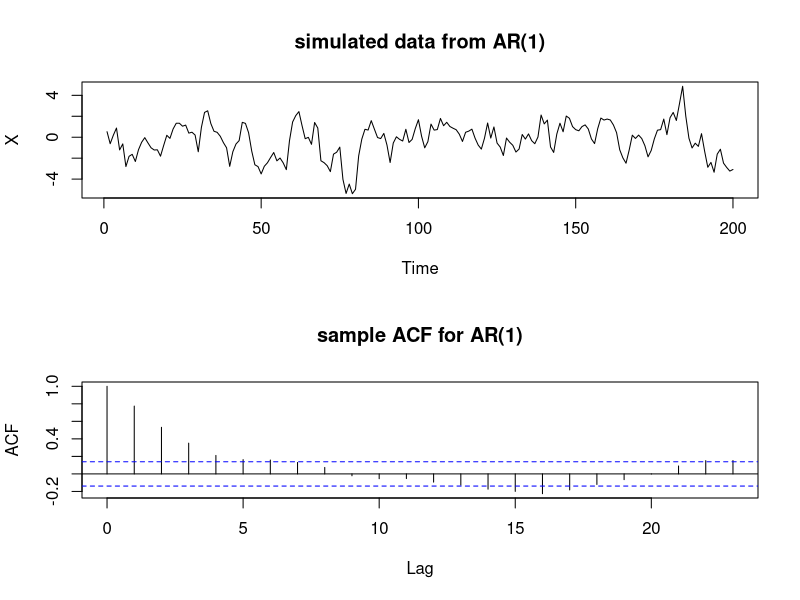
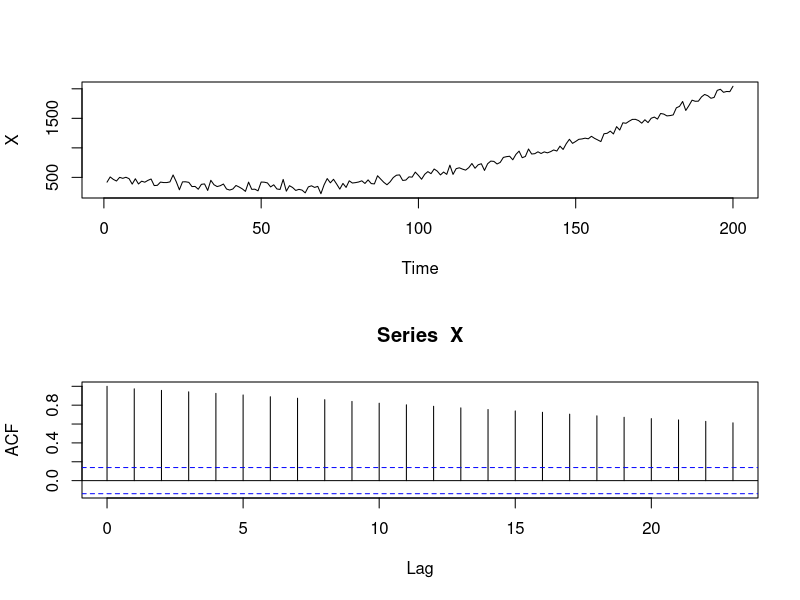
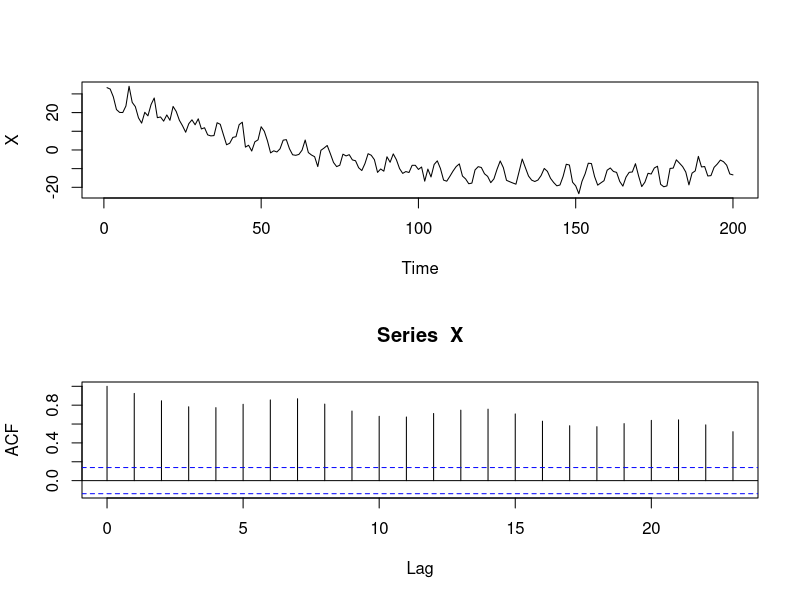
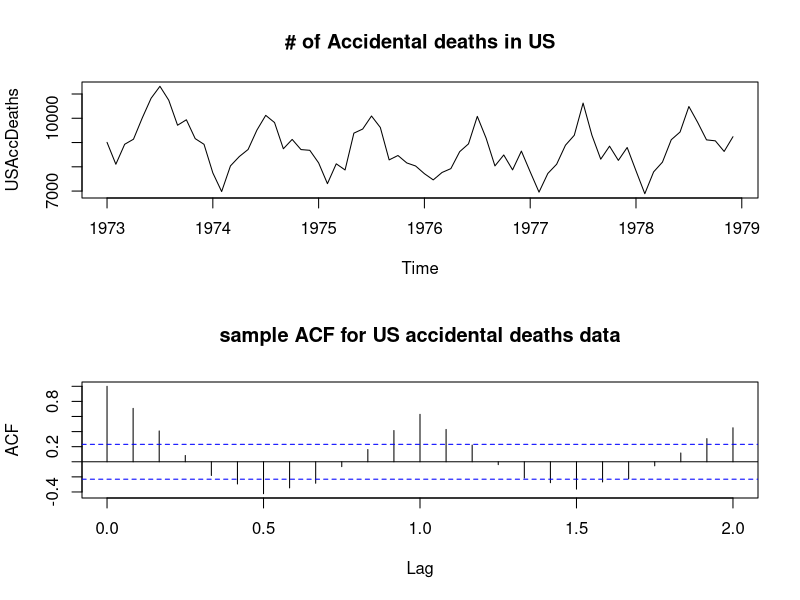
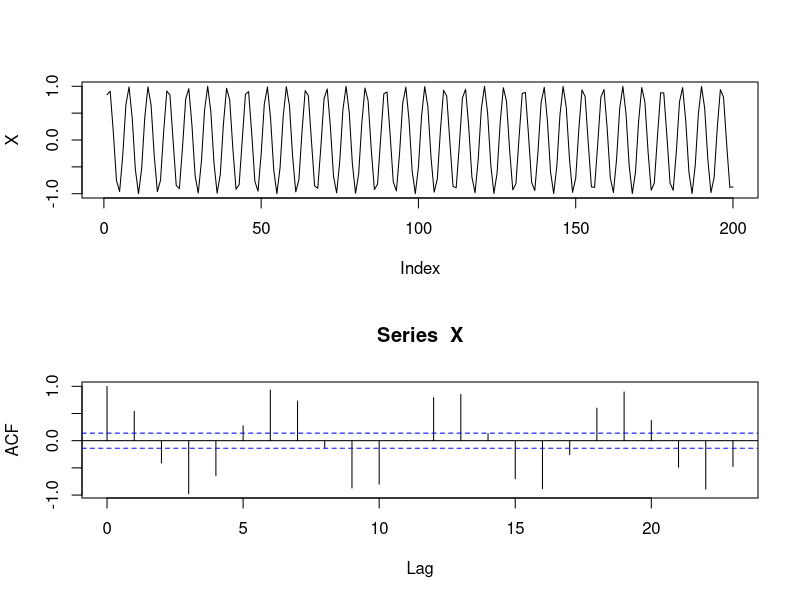
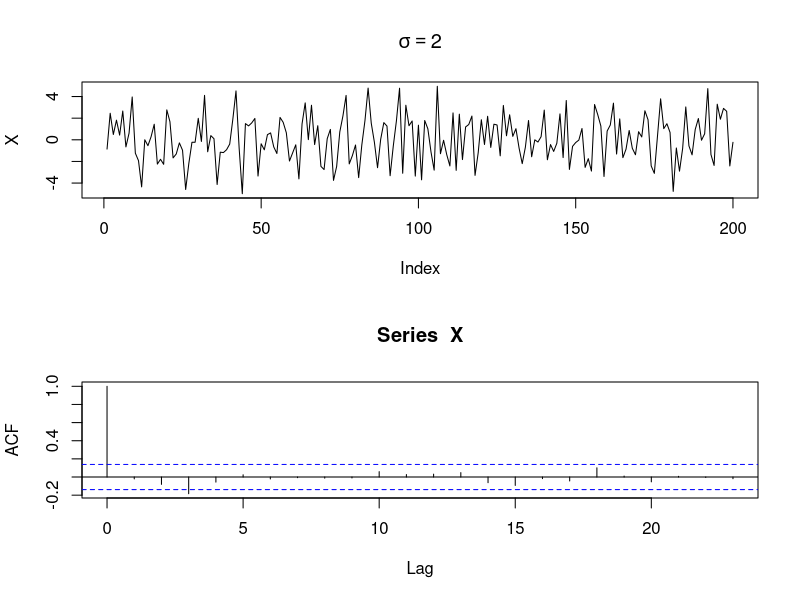
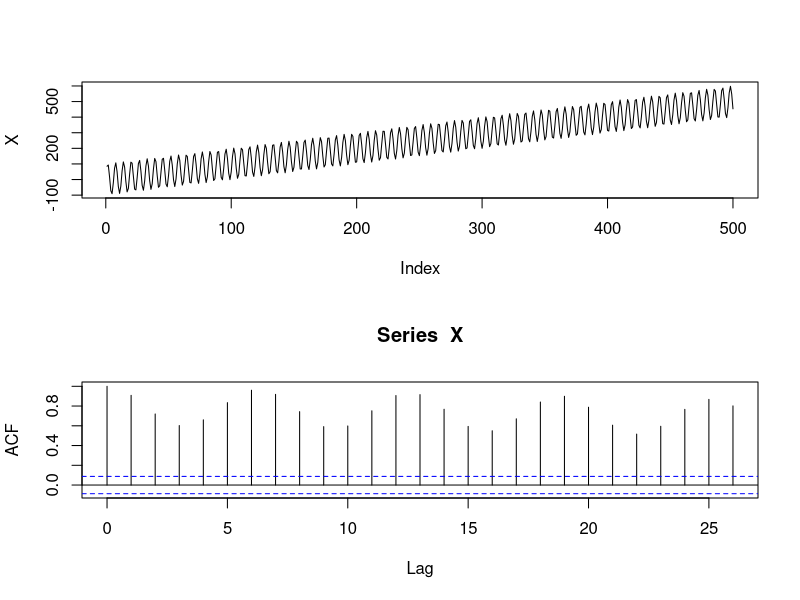
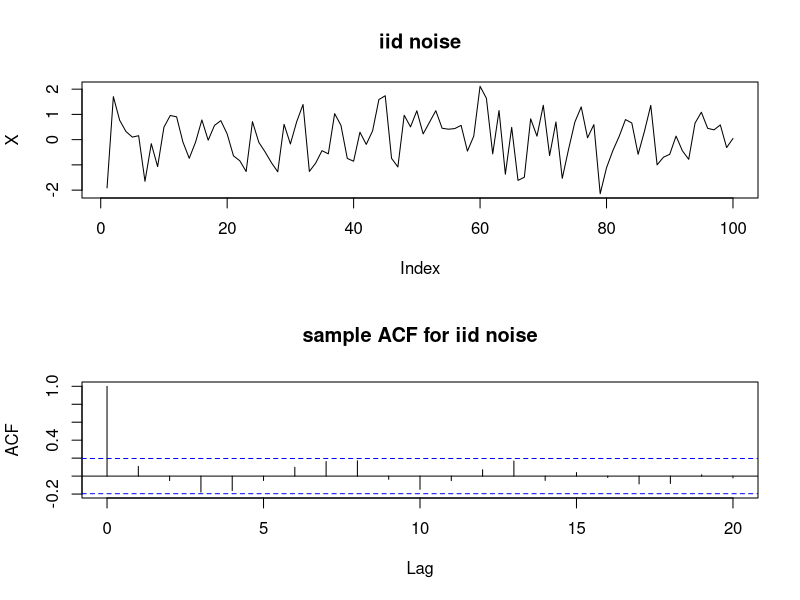

Reproduce these figures in R, in order.



# sample ACF for iid noise [N(0,1)]
pdf('SampleACF1.pdf')
X <- rnorm(100) # generating (independently) 100 realizations of N(0,1)
par(mfrow=c(2,1)) #dividing the page into 2 rows and one column
plot(X,type='l',main='iid noise') #plotting the data
acf(X,main='sample ACF for iid noise') # plotting the acf
dev.off()

# sample ACF for MA(1) process
pdf('SampleACF-MA1.pdf')
X <- arima.sim(list(order = c(0,0,1), ma = 0.85), n = 200) # simulating data from an MA(1) process
par(mfrow=c(2,1)) #dividing the page into 2 rows and one column
plot(X,type='l',main='simulated data from MA(1)') #plotting the data
acf(X,main='sample ACF for MA(1)') # plotting the acf
dev.off()

# sample ACF for MA(1) process
#pdf('SampleACF-AR1-NON.pdf')
X <- arima.sim(list(order = c(1,0,0), ar = .7), n = 200) # simulating data from an AR(1) process
par(mfrow=c(2,1)) #dividing the page into 2 rows and one column
plot(X,type='l',main='simulated data from AR(1)') #plotting the data
acf(X,main='sample ACF for AR(1)') # plotting the acf
#dev.off()


# sample ACF for data with trend
#pdf('SampleACF1-1.pdf')
a <- seq(1,100,length=200)
X <- 22-15*a+0.3*a^2+rnorm(200,500,50)
par(mfrow=c(2,1)) #dividing the page into 2 rows and one column
ts.plot(X)
acf(X)
#dev.off()

# sample ACF for data with trend and seasonal component
#pdf('SampleACF1-2.pdf')
a <- seq(1,10,length=200)
X <- 22-15*a+a^2+5*sin(20*a)+rnorm(200,20,2)
par(mfrow=c(2,1)) #dividing the page into 2 rows and one column
ts.plot(X)
acf(X)
#dev.off()

# sample ACF for US Accidental Deaths data
#pdf('SampleACF2.pdf')
data(USAccDeaths) #calling the data
par(mfrow=c(2,1)) #dividing the page into 2 rows and one column
plot(USAccDeaths,type='l',main='# of Accidental deaths in US') #plotting the data
acf(USAccDeaths,main='sample ACF for US accidental deaths data',lag.max=24) # plotting the acf
#dev.off()


# a simulation example with substantial deterministic periodicity
#pdf('SampleACF3.pdf')
X <- sin(1:200) #generating purely periodic data
par(mfrow=c(2,1))
plot(X,type='l')
acf(X)
#dev.off()


# Introducing noise to the previous case
#pdf('SampleACF4-4.pdf')
X <- sin(1:200)+rnorm(200,0,2) #0.5 is the standard deviation of the noise term. Change and see the effect on sample ACF
par(mfrow=c(2,1))
plot(X,type='l')
title(main=expression(sigma==2))
acf(X)
#dev.off()


# a simulation example with substantial deterministic periodicity
#pdf('SampleACF5.pdf')
X <- 1:500+100*sin(1:500) #generating data with trend and periodic component
par(mfrow=c(2,1))
plot(X,type='l')
acf(X)
#dev.off()

